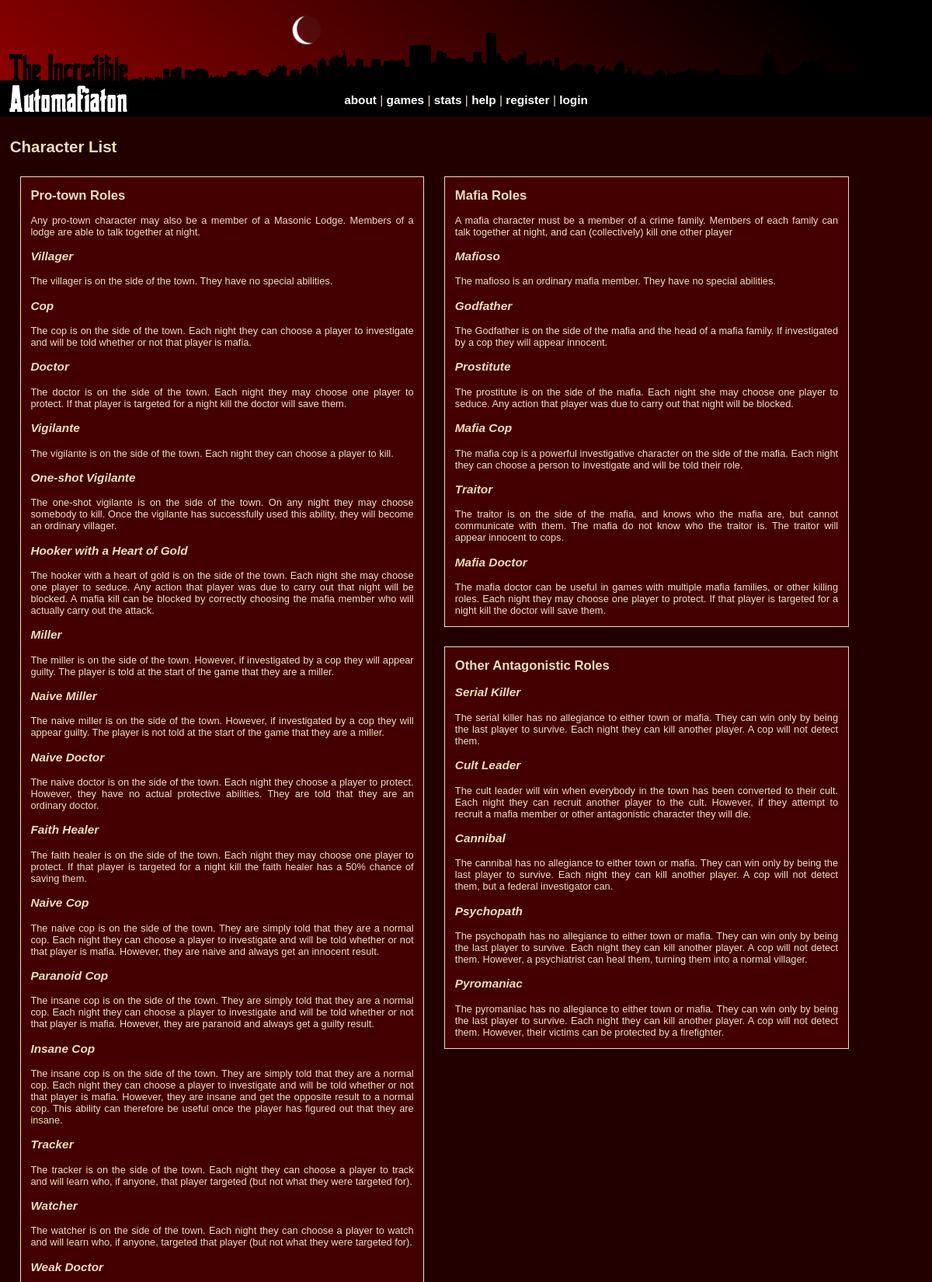
Page /mafia/charlist.php (upper part) on the committed database.
### tables this page shows
CREATE TABLE mafia_characters (
character_id SMALLINT UNSIGNED NOT NULL,
character_name VARCHAR(32) NOT NULL,
character_description TEXT NOT NULL,
character_message TEXT NOT NULL,
character_action ENUM ('none', 'investigate', 'protect', 'kill', 'block', 'recruit') NOT NULL,
character_defwingroup TINYINT NOT NULL,
character_guilt ENUM('is not', 'is') NOT NULL,
PRIMARY KEY (character_id)
);

### mafia/charlist.php (the view, shortened to what this page needs)
<?php
include ('includes/header.inc');
echo '<h1>Character List</h1>';
function show_roles ($group,$name,$chat) {
$query = "SELECT character_name, character_description, character_defwingroup FROM mafia_characters WHERE character_defwingroup".$group;
$result = mysql_query($query);
echo "<div class=\"left\"><h2>$name Roles</h2><p>$chat</p>";
while ($row = mysql_fetch_array($result, MYSQL_NUM)) {
  echo "<h3>{$row[0]}</h3>";
  echo "<p>{$row[1]}</p>";
}
echo '</div>';
}
show_roles ('=0','Pro-town','Any pro-town character may also be a member of a Masonic Lodge. Members of a lodge are able to talk together at night.');
show_roles ('=4','Mafia','A mafia character must be a member of a crime family. Members of each family can talk together at night, and can (collectively) kill one other player');
show_roles ('!=0 AND character_defwingroup!=4','Other Antagonistic','');
include ('includes/footer.inc'); ?>

### mafia/includes/header.inc (shortened to what this page needs)
<!DOCTYPE html PUBLIC "-//W3C//DTD XHTML 1.0 Transitional//EN" "http://www.w3.org/TR/xhtml1/DTD/xhtml1-transitional.dtd">
<html>
  <head>
  </head>
  <body>
   <div class="header">
    <a href="index.php">about</a> |
    <a href="games.php">games</a> |
    <a href="stats.php">stats</a> |
    <a href="help.php">help</a> |
    <?php
     if (isset($_SESSION['player_id'])) {
       echo "<a href=\"logout.php\">logout</a> ({$_SESSION['player_name']})";
      } else {
       echo "    <a href=\"register.php\">register</a> |\n    <a href=\"login.php\">login</a>";
      }
    ?>
   </div>
   <div class="content">

### mafia/includes/footer.inc (shortened to what this page needs)
   </div>
  </body>
</html>

### mafia/includes/default.css (style rules this page uses)
body { margin: 0; padding: 0; color: #edb; background-color: #200; font-family: Arial, Helvetica, Sans-Serif; font-size: 0.8em }
a { font-weight: bold; color: #fff; text-decoration: none; }
h1 { font-size: 160%; }
h2 { font-size: 130%; }
h3 { font-size: 120%; font-style: italic; }
p { text-align: justify; }
.header { margin: 0; height: 30px; padding: 0; padding-top: 120px; background-color: #000; background-image: url('../images/banner.png'); background-repeat: no-repeat; font-size : 120%; text-align: center; }
.content { padding: 1em; }
fieldset, .right, .left { background-color: #400; border: 1px solid #edb; }
.left { float: left; width: 42%; margin: 1em; }
.messages p, .left { padding-left: 1em; padding-right: 1em; }

### rows in the picture
mafia_characters: character_name "Villager", character_description "The villager is on the side of the town. They have no special abilities."
mafia_characters: character_name "Cop", character_description "The cop is on the side of the town. Each night they can choose a player to investigate and will be told whether or not that player is mafia."
mafia_characters: character_name "Doctor", character_description "The doctor is on the side of the town. Each night they may choose one player to protect. If that player is targeted for a night kill the doctor will save them."
mafia_characters: character_name "Vigilante", character_description "The vigilante is on the side of the town. Each night they can choose a player to kill."
mafia_characters: character_name "One-shot Vigilante", character_description "The one-shot vigilante is on the side of the town. On any night they may choose somebody to kill. Once the vigilante has successfully used this ability, they will become an ordinary villager."
mafia_characters: character_name "Hooker with a Heart of Gold", character_description "The hooker with a heart of gold is on the side of the town. Each night she may choose one player to seduce. Any action that player was due to carry out that night will be blocked. A mafia kill can be blocked by correctly choosing the mafia member who will actually carry out the attack."
mafia_characters: character_name "Miller", character_description "The miller is on the side of the town. However, if investigated by a cop they will appear guilty. The player is told at the start of the game that they are a miller."
mafia_characters: character_name "Naive Miller", character_description "The naive miller is on the side of the town. However, if investigated by a cop they will appear guilty. The player is not told at the start of the game that they are a miller."
mafia_characters: character_name "Naive Doctor", character_description "The naive doctor is on the side of the town. Each night they choose a player to protect. However, they have no actual protective abilities. They are told that they are an ordinary doctor."
mafia_characters: character_name "Faith Healer", character_description "The faith healer is on the side of the town. Each night they may choose one player to protect. If that player is targeted for a night kill the faith healer has a 50% chance of saving them."
mafia_characters: character_name "Naive Cop", character_description "The naive cop is on the side of the town. They are simply told that they are a normal cop. Each night they can choose a player to investigate and will be told whether or not that player is mafia. However, they are naive and always get an innocent result."
mafia_characters: character_name "Paranoid Cop", character_description "The insane cop is on the side of the town. They are simply told that they are a normal cop. Each night they can choose a player to investigate and will be told whether or not that player is mafia. However, they are paranoid and always get a guilty result."
mafia_characters: character_name "Insane Cop", character_description "The insane cop is on the side of the town. They are simply told that they are a normal cop. Each night they can choose a player to investigate and will be told whether or not that player is mafia. However, they are insane and get the opposite result to a normal cop. This ability can therefore be useful once the player has figured out that they are insane."
mafia_characters: character_name "Tracker", character_description "The tracker is on the side of the town. Each night they can choose a player to track and will learn who, if anyone, that player targeted (but not what they were targeted for)."
mafia_characters: character_name "Watcher", character_description "The watcher is on the side of the town. Each night they can choose a player to watch and will learn who, if anyone, targeted that player (but not what they were targeted for)."
mafia_characters: character_name "Weak Doctor"
mafia_characters: character_name "Mafioso", character_description "The mafioso is an ordinary mafia member. They have no special abilities."
mafia_characters: character_name "Godfather", character_description "The Godfather is on the side of the mafia and the head of a mafia family. If investigated by a cop they will appear innocent."
mafia_characters: character_name "Prostitute", character_description "The prostitute is on the side of the mafia. Each night she may choose one player to seduce. Any action that player was due to carry out that night will be blocked."
mafia_characters: character_name "Mafia Cop", character_description "The mafia cop is a powerful investigative character on the side of the mafia. Each night they can choose a person to investigate and will be told their role."
mafia_characters: character_name "Traitor", character_description "The traitor is on the side of the mafia, and knows who the mafia are, but cannot communicate with them. The mafia do not know who the traitor is. The traitor will appear innocent to cops."
mafia_characters: character_name "Mafia Doctor", character_description "The mafia doctor can be useful in games with multiple mafia families, or other killing roles. Each night they may choose one player to protect. If that player is targeted for a night kill the doctor will save them."
mafia_characters: character_name "Serial Killer", character_description "The serial killer has no allegiance to either town or mafia. They can win only by being the last player to survive. Each night they can kill another player. A cop will not detect them."
mafia_characters: character_name "Cult Leader", character_description "The cult leader will win when everybody in the town has been converted to their cult. Each night they can recruit another player to the cult. However, if they attempt to recruit a mafia member or other antagonistic character they will die."
mafia_characters: character_name "Cannibal", character_description "The cannibal has no allegiance to either town or mafia. They can win only by being the last player to survive. Each night they can kill another player. A cop will not detect them, but a federal investigator can."
mafia_characters: character_name "Psychopath", character_description "The psychopath has no allegiance to either town or mafia. They can win only by being the last player to survive. Each night they can kill another player. A cop will not detect them. However, a psychiatrist can heal them, turning them into a normal villager."
mafia_characters: character_name "Pyromaniac", character_description "The pyromaniac has no allegiance to either town or mafia. They can win only by being the last player to survive. Each night they can kill another player. A cop will not detect them. However, their victims can be protected by a firefighter."

### other values in the picture
$name "Pro-town Mafia Other Antagonistic"
